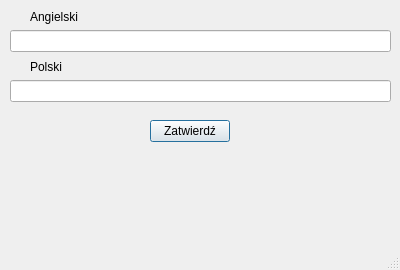
<?xml version="1.0" encoding="UTF-8"?>
<ui version="4.0">
 <class>MainWindow</class>
 <widget class="QMainWindow" name="MainWindow">
  <property name="geometry">
   <rect>
    <x>0</x>
    <y>0</y>
    <width>400</width>
    <height>270</height>
   </rect>
  </property>
  <property name="windowTitle">
   <string>MainWindow</string>
  </property>
  <widget class="QWidget" name="centralWidget">
   <widget class="QLabel" name="label">
    <property name="geometry">
     <rect>
      <x>30</x>
      <y>10</y>
      <width>59</width>
      <height>14</height>
     </rect>
    </property>
    <property name="text">
     <string>Angielski</string>
    </property>
   </widget>
   <widget class="QLabel" name="label_2">
    <property name="geometry">
     <rect>
      <x>30</x>
      <y>60</y>
      <width>59</width>
      <height>14</height>
     </rect>
    </property>
    <property name="text">
     <string>Polski</string>
    </property>
   </widget>
   <widget class="QPushButton" name="button_zatwierdz">
    <property name="geometry">
     <rect>
      <x>150</x>
      <y>120</y>
      <width>80</width>
      <height>22</height>
     </rect>
    </property>
    <property name="toolTipDuration">
     <number>1</number>
    </property>
    <property name="text">
     <string>Zatwierdź</string>
    </property>
    <property name="autoDefault">
     <bool>true</bool>
    </property>
    <property name="default">
     <bool>true</bool>
    </property>
   </widget>
   <widget class="QLineEdit" name="edit_angielski">
    <property name="geometry">
     <rect>
      <x>10</x>
      <y>30</y>
      <width>381</width>
      <height>22</height>
     </rect>
    </property>
   </widget>
   <widget class="QLineEdit" name="lineEdit">
    <property name="geometry">
     <rect>
      <x>10</x>
      <y>80</y>
      <width>381</width>
      <height>22</height>
     </rect>
    </property>
   </widget>
  </widget>
  <widget class="QMenuBar" name="menuBar">
   <property name="geometry">
    <rect>
     <x>0</x>
     <y>0</y>
     <width>400</width>
     <height>19</height>
    </rect>
   </property>
  </widget>
  <widget class="QStatusBar" name="statusBar"/>
 </widget>
 <layoutdefault spacing="6" margin="11"/>
 <resources/>
 <connections/>
</ui>
